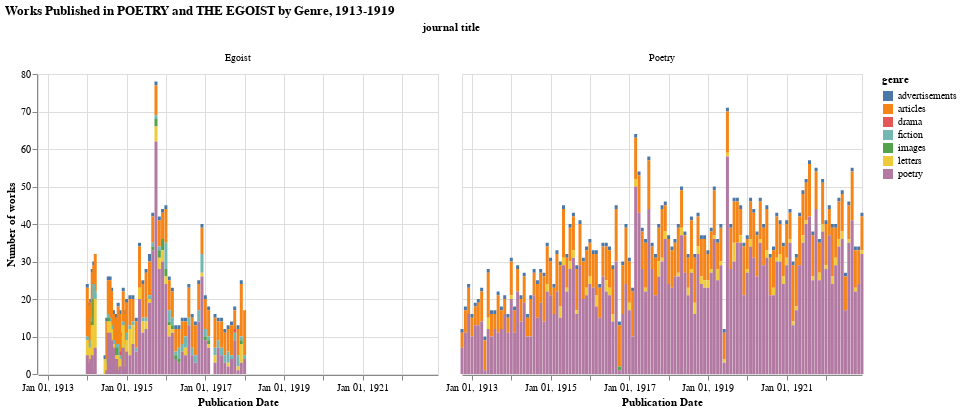

Notebook code for this chart:
### Markdown cell above
### Plot our visualization
We're going to use Altair to plot, then I'll explain below what this peice of code is doing:

### Code cell
chart = alt.Chart(modernist_journals_df_sorted,\
                  title='Works Published in POETRY and THE EGOIST by Genre, 1913-1919').mark_bar(size=3).\
encode(
   column='journal title',     
    x=alt.X('yearmonthdate(date):T', axis=alt.Axis(format='', title='Publication Date')
    ),
    y=alt.Y('record_count:Q', axis=alt.Axis(title='Number of works')),
    color='genre:N',
)

chart.display()

### Figure 1 — Vega-Lite specification as saved in the notebook (floating-point values rounded to 4 significant figures; data arrays with more than 128 entries replaced by an {"elided": "..."} marker saying what was removed)
{"config": {"view": {"continuousWidth": 400, "continuousHeight": 300}}, "data": {"name": "data-c608ccb615cccefaccf652c173c4a148"}, "mark": {"type": "bar", "size": 3}, "encoding": {"color": {"type": "nominal", "field": "genre"}, "column": {"type": "nominal", "field": "journal title"}, "x": {"type": "temporal", "axis": {"format": "", "title": "Publication Date"}, "field": "date", "timeUnit": "yearmonthdate"}, "y": {"type": "quantitative", "axis": {"title": "Number of works"}, "field": "record_count"}}, "title": "Works Published in POETRY and THE EGOIST by Genre, 1913-1919", "$schema": "https://vega.github.io/schema/vega-lite/v4.8.1.json", "datasets": {"data-c608ccb615cccefaccf652c173c4a148": {"elided": "701 records"}}}
